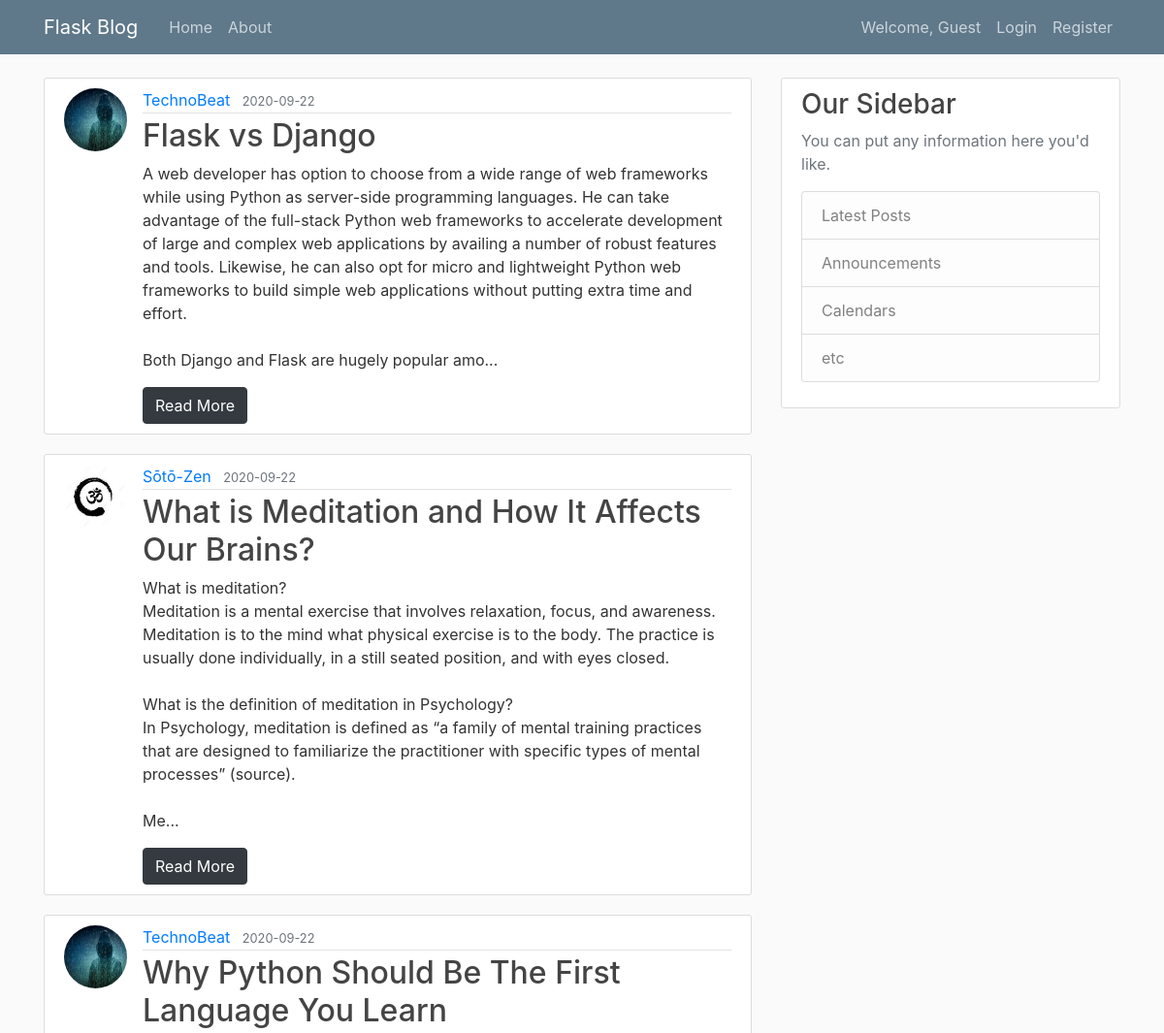
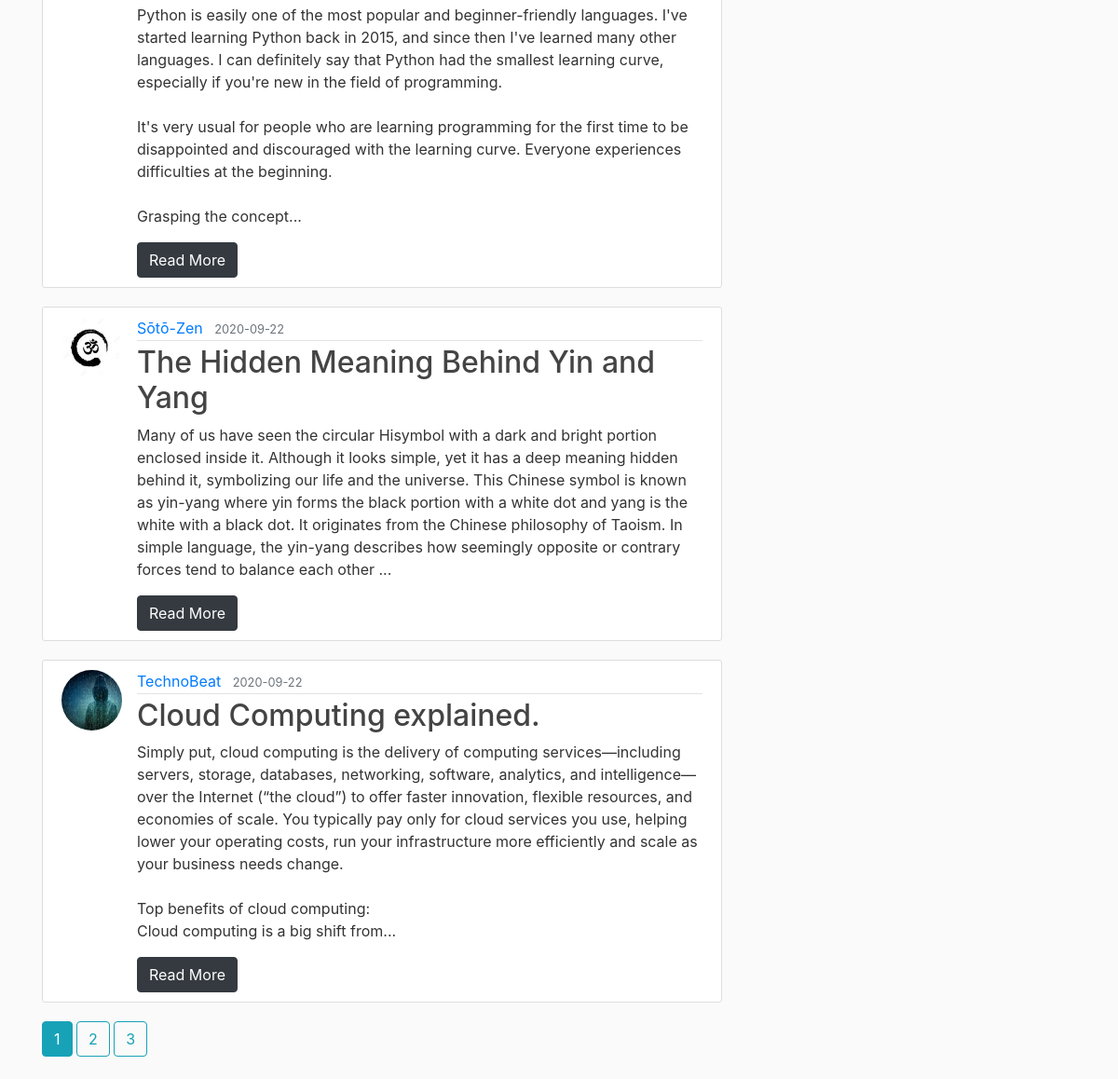
The page /home on the database its author committed (2 pictures, top to bottom).
### flaskblog/models.py (models this page shows, shortened)
class Post(db.Model):
    id = db.Column(db.Integer, primary_key=True)
    title = db.Column(db.String(100), nullable=False)
    date_posted = db.Column(db.DateTime, nullable=False, default=datetime.utcnow)
    content = db.Column(db.Text, nullable=False)
    user_id = db.Column(db.Integer, db.ForeignKey('user.id'), nullable=False)

class User(db.Model, UserMixin):
    id = db.Column(db.Integer, primary_key=True)
    username = db.Column(db.String(20), unique=True, nullable=False)
    email = db.Column(db.String(120), unique=True, nullable=False)
    image_file = db.Column(db.String(20), nullable=False, default='default.jpg')
    password = db.Column(db.String(60), nullable=False)
    posts = db.relationship('Post', backref='author', lazy=True)

### flaskblog/main/routes.py (the view)
@main.route("/")
@main.route("/home")
def home():
	page = request.args.get('page',1, type=int)
	posts = Post.query.order_by(Post.date_posted.desc()).paginate(page=page, per_page=5)
	return render_template('home.html', posts=posts)

### flaskblog/templates/home.html
{% extends "layout.html" %}
{% block content %}
	{% for post in posts.items %}
		<article class="media content-section">
			<img class="rounded-circle article-img" src="{{ url_for('static', filename='profile_pics/' + post.author.image_file) }}">
		  <div class="media-body">
		    <div class="article-metadata">
		      <a class="mr-2" href="{{ url_for('users.user_posts', username=post.author.username) }}">{{ post.author.username }}</a>
		      <small class="text-muted">{{ post.date_posted.strftime('%Y-%m-%d') }}</small>
		    </div>
		    <h2><a class="article-title" href="{{ url_for('posts.post', post_id=post.id) }}">{{ post.title }}</a></h2>
		    <p class="article-content">{{ post.content[0:500] }}...</p>
		    <a class = "btn btn-dark" href="{{ url_for('posts.post', post_id=post.id ) }}">Read More</a>
		  </div>
		</article>
	{% endfor %}
	{% for page_num in posts.iter_pages(left_edge=1, right_edge=1, left_current = 1, right_current = 2) %}
		{% if page_num %}
			{% if posts.page == page_num %}
				<a class="btn btn-info mb-4" href="{{url_for('main.home', page=page_num)}}">{{ page_num }}</a>
			{% else %}
				<a class="btn btn-outline-info mb-4" href="{{url_for('main.home', page=page_num)}}">{{ page_num }}</a>
			{% endif %}
		{% else %}
			...
		{% endif %}
	{% endfor %}
{% endblock content %}

### flaskblog/templates/layout.html (shortened to what this page needs)
<!DOCTYPE html>
<html>
<head>
    <link rel="stylesheet" href="https://stackpath.bootstrapcdn.com/bootstrap/4.3.1/css/bootstrap.min.css">
    <link rel="stylesheet" type="text/css" href="{{ url_for('static', filename='main.css') }}">
</head>
<body>
	<header class="site-header">
	  <nav class="navbar navbar-expand-md navbar-dark bg-steel fixed-top">
	    <div class="container">
	      <a class="navbar-brand mr-4" href="/">Flask Blog</a>
	      <div class="collapse navbar-collapse" id="navbarToggle">
	        <div class="navbar-nav mr-auto">
	          <a class="nav-item nav-link" href="{{ url_for('main.home') }}">Home</a>
	          <a class="nav-item nav-link" href="{{ url_for('main.about') }}">About</a>
	        </div>
	        <div class="navbar-nav">
	        	{% if current_user.is_authenticated %}
	        		<a class="nav-item nav-link" href="#">Welcome, {{current_user.username}}</a>
	        		<a class="nav-item nav-link" href="{{ url_for('posts.new_post') }}">New Post</a>
	        		<a class="nav-item nav-link" href="{{ url_for('users.account') }}">Account</a>
	        		<a class="nav-item nav-link" href="{{ url_for('users.logout') }}">Logout</a>
	        	{% else %}
	        		<a class="nav-item nav-link" href="#">Welcome, Guest</a>
	          		<a class="nav-item nav-link" href="{{ url_for('users.login') }}">Login</a>
	          		<a class="nav-item nav-link" href="{{ url_for('users.register') }}">Register</a>
	          	{% endif %}
	        </div>
	      </div>
	    </div>
	  </nav>
	</header>
	<main role="main" class="container">
	  <div class="row">
	    <div class="col-md-8">
	      {% block content %}{% endblock %}
	    </div>
	    <div class="col-md-4">
	      <div class="content-section">
	        <h3>Our Sidebar</h3>
	        <p class='text-muted'>You can put any information here you'd like.
	          <ul class="list-group">
	            <li class="list-group-item list-group-item-light">Latest Posts</li>
	            <li class="list-group-item list-group-item-light">Announcements</li>
	            <li class="list-group-item list-group-item-light">Calendars</li>
	            <li class="list-group-item list-group-item-light">etc</li>
	          </ul>
	        </p>
	      </div>
	    </div>
	  </div>
	</main>
</body>
</html>

### flaskblog/static/main.css (style rules this page uses)
body { background: #fafafa; color: #333333; margin-top: 5rem; }
h1, h2, h3, h4, h5, h6 { color: #444444; }
.bg-steel { background-color: #5f788a; }
.site-header .navbar-nav .nav-link { color: #cbd5db; }
.content-section { background: #ffffff; padding: 10px 20px; border: 1px solid #dddddd; border-radius: 3px; margin-bottom: 20px; }
.article-title { color: #444444; }
.article-content { white-space: pre-line; }
.article-img { height: 65px; width: 65px; margin-right: 16px; }
.article-metadata { padding-bottom: 1px; margin-bottom: 4px; border-bottom: 1px solid #e3e3e3 }

### rows shown on the page
Post: image_file (picture), author.username "TechnoBeat", date_posted "2020-09-22", title "Flask vs Django", content "A web developer has option to choose from a wide range of web frameworks while using Python as server-side programming languages. He can take advantage of the full-stack Python web frameworks to accelerate development of large and complex web applications by availing a number of robust features and tools. Likewise, he can also opt for micro and lightweight Python web frameworks to build simple web applications without putting extra time and effort. Both Django and Flask are hugely popular amo"
Post: image_file (picture), author.username "Sōtō-Zen", date_posted "2020-09-22", title "What is Meditation and How It Affects Our Brains?", content "What is meditation? Meditation is a mental exercise that involves relaxation, focus, and awareness. Meditation is to the mind what physical exercise is to the body. The practice is usually done individually, in a still seated position, and with eyes closed. What is the definition of meditation in Psychology? In Psychology, meditation is defined as “a family of mental training practices that are designed to familiarize the practitioner with specific types of mental processes” (source). Me"
Post: image_file (picture), author.username "TechnoBeat", date_posted "2020-09-22", title "Why Python Should Be The First Language You Learn", content "Python is easily one of the most popular and beginner-friendly languages. I've started learning Python back in 2015, and since then I've learned many other languages. I can definitely say that Python had the smallest learning curve, especially if you're new in the field of programming. It's very usual for people who are learning programming for the first time to be disappointed and discouraged with the learning curve. Everyone experiences difficulties at the beginning. Grasping the concept"
Post: image_file (picture), author.username "Sōtō-Zen", date_posted "2020-09-22", title "The Hidden Meaning Behind Yin and Yang", content "Many of us have seen the circular Hisymbol with a dark and bright portion enclosed inside it. Although it looks simple, yet it has a deep meaning hidden behind it, symbolizing our life and the universe. This Chinese symbol is known as yin-yang where yin forms the black portion with a white dot and yang is the white with a black dot. It originates from the Chinese philosophy of Taoism. In simple language, the yin-yang describes how seemingly opposite or contrary forces tend to balance each other"
Post: image_file (picture), author.username "TechnoBeat", date_posted "2020-09-22", title "Cloud Computing explained.", content "Simply put, cloud computing is the delivery of computing services—including servers, storage, databases, networking, software, analytics, and intelligence—over the Internet (“the cloud”) to offer faster innovation, flexible resources, and economies of scale. You typically pay only for cloud services you use, helping lower your operating costs, run your infrastructure more efficiently and scale as your business needs change. Top benefits of cloud computing: Cloud computing is a big shift from"

### other values the page prints
{{ page_num }} "1"
{{ page_num }} "2" "3"
